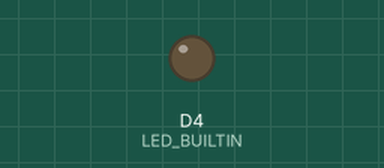
This sketch was run on a simulated ESP8266 (NodeMCU). On the bench: output pins drawn as LEDs (lit = HIGH, except the on-board LED, lit = LOW). WiFi joins after 1.5 s; servers stay silent unless stated; what the sketch prints to the serial monitor is not drawn.

Above: at 0.1 s.
At 1.6 s:
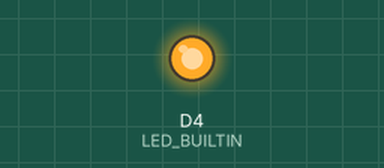
Timing chart, 0 to 3.1 s (numbered marks = the images above):
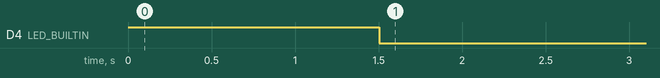

The sketch:

server.ino
```cpp
// Use 160MHz cpu

//Software Serial library
#include <SoftwareSerial.h>

//Wifi+Webserver+mDNS libraries
#include <ESP8266WiFi.h>
#include <ESP8266mDNS.h>
#include <ESP8266WebServer.h>

//Software Serial defines
#define rxPin D6
#define txPin D7
SoftwareSerial mySerial =  SoftwareSerial(rxPin, txPin);
String address = "none";

//Webserver defines and functions
ESP8266WebServer WebServer(80);
String pass_code = R"===(
<!DOCTYPE html>
<html>
<body>
<p>Loading...</p>
<script>
async function load(){ // Get the website HTML and replace the current HTML with that.
  try{
    let response = await fetch("https://lphs.github.io/pass");
    document.querySelector('html').innerHTML = await response.text();
    setTimeout(function(){ // Activate all the javascript scripts again
      var scripts = document.getElementsByTagName("script");
      var ii = scripts.length;
      for(var i = 0; i < ii; i++) {
        var script = document.createElement('script');
        script.innerHTML = scripts[i].innerHTML;
        document.body.appendChild(script);
      }
    }, 50);
  }catch(err){ // Unsuccessfully fetched
    console.log('Fetch error:' + err); // Error handling
  }
}
load();
</script>
</body>
</html>
)===";
String default_code = R"===(
<!DOCTYPE html>
<html>
<body>
<p>Loading...</p>
<script>
function getCookie(cname){ // Function to get document cookie
  let name = cname + "=";
  let decodedCookie = decodeURIComponent(document.cookie);
  let ca = decodedCookie.split(';');
  for(let i = 0; i < ca.length; i++) {
    let c = ca[i];
    while(c.charAt(0) == ' '){
      c = c.substring(1);
    }
    if(c.indexOf(name) == 0){
      return c.substring(name.length, c.length);
    }
  }
  return "";
}
async function load(){ // Get the website HTML and replace the current HTML with that.
  try{
    let response = await fetch("https://lphs.github.io/master");
    document.querySelector('html').innerHTML = await response.text();
    setTimeout(function(){ // Activate all the javascript scripts again
      var scripts = document.getElementsByTagName("script");
      var ii = scripts.length;
      for(var i = 0; i < ii; i++){
        var script = document.createElement('script');
        script.innerHTML = scripts[i].innerHTML;
        document.body.appendChild(script);
      }
    }, 50);
  }catch(err){
    console.log('Fetch error:' + err); // Error handling
  }
}
if(getCookie("pass") == ""){ // If there is no password cookie set
  window.location.pathname = "/pass";
}
load();
</script>
</body>
</html>
)===";

void setup() {
  Serial.begin(115200);

  //LED
  pinMode(LED_BUILTIN, OUTPUT);
  digitalWrite(LED_BUILTIN, HIGH);

  //Software Serial init
  pinMode(rxPin, INPUT);
  pinMode(txPin, OUTPUT);
  mySerial.begin(9600);

  //Wifi init
  WiFi.mode(WIFI_STA);
  WiFi.begin("LPHS_BYOD");
  while(WiFi.status() != WL_CONNECTED) {
    Serial.print('.');
    delay(500);
  }

  //mDNS init
  if(MDNS.begin("info")){
    Serial.println("mDNS responder started");
  } else {
    Serial.println("Error setting up MDNS responder!");
  }
  MDNS.addService("http", "tcp", 80);

  //Webserver init
  WebServer.onNotFound([](){
    WebServer.send(200, "text/html", default_code);
  });
  WebServer.on("/address", [](){
    WebServer.send(200, "text/plain", address);
  });
  WebServer.on("/pass", [](){
    WebServer.send(200, "text/html", pass_code);
  });
  WebServer.begin();

  digitalWrite(LED_BUILTIN, LOW);
}

void loop() {
  unsigned long last = millis();
  while(millis()-last < 50){ // Every 50ms, handle mDNS and webserver requests
    MDNS.update();
    WebServer.handleClient();
  }
  if(mySerial.available() > 0){ // Card Reader sent something
    while(mySerial.available() > 0){ // Keep reading all the cards it sent
      address = mySerial.readStringUntil('\n');
      address = address.substring(0, address.length()-1);
    }
  }
}
```
